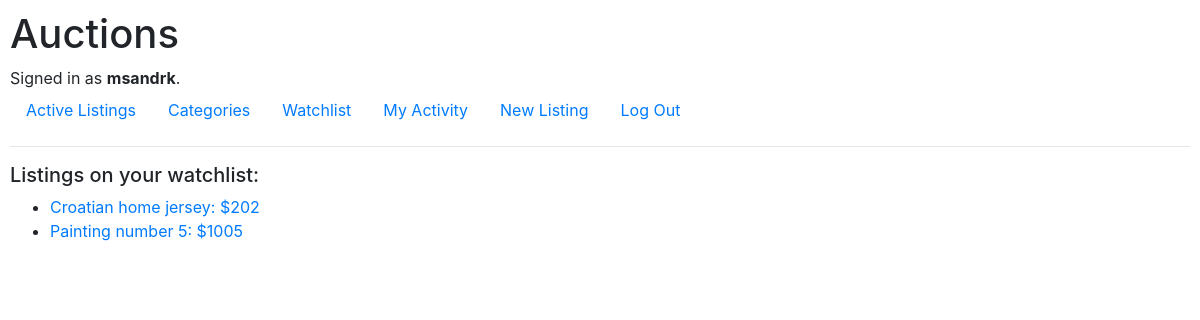
/watchlist/ (signed in), run on the app's committed database.
### auctions/models.py (models this page shows, shortened)
class User(AbstractUser):
    watchlist = models.ManyToManyField('Listing', blank=True, related_name='watchlist_users')

class Listing(models.Model):
    LISTING_CATEGORIES = [
        ('FSHN', 'Fashion'),
        ('TYS', 'Toys'),
        ('ELCTRNCS', 'Electronics'),
        ('HM', 'Home'),
        ('SPRTS', 'Sports'),
        ('OTHR', 'Other')
    ]
    title = models.CharField(max_length=64)
    description = models.TextField()
    image_url = models.URLField(blank=True)
    category = models.CharField(max_length=64, choices=LISTING_CATEGORIES, default='OTHR')
    owner = models.ForeignKey(User, on_delete=models.CASCADE, related_name="user_listings")
    starting_price = models.PositiveIntegerField()
    created = models.DateTimeField(auto_now_add=True)
    is_active = models.BooleanField(default=True)
    def __str__(self):
        price = self.starting_price if not self.bids.exists() else self.bids.first().amount
        return f"{self.title}: ${price}"

class Bid(models.Model):
    bidder = models.ForeignKey(User, on_delete=models.CASCADE, related_name='user_bids')
    amount = models.PositiveIntegerField()
    listing = models.ForeignKey(Listing, on_delete=models.CASCADE, related_name='bids')
    created = models.DateTimeField(auto_now_add=True)
    class Meta:
        ordering = ['-amount']

### auctions/views.py (the view)
# urls.py: path("watchlist/", views.watchlist, name="watchlist"),
@login_required
@require_http_methods(["GET"])
def watchlist(request: HttpRequest) -> HttpResponse:
    return render(request, 'auctions/watchlist.html', {
        'listings': request.user.watchlist.all()
    })

### auctions/templates/auctions/watchlist.html (shortened to what this page needs)
{% extends 'auctions/layout.html' %}
{% block body %}
<h5>Listings on your watchlist:</h5>
<ul>
    {% for l in listings %}
    <li>
        <a href="{% url 'listing' l.id %}">{{ l }}</a>
    </li>
    {% empty %}
        <li>There are currently no listings on your watchlist</li>
    {% endfor %}
</ul>
{% endblock %}

### auctions/templates/auctions/layout.html (shortened to what this page needs)
{% load static %}
<!DOCTYPE html>
<html lang="en">
    <head>
        <link rel="stylesheet" href="https://stackpath.bootstrapcdn.com/bootstrap/4.4.1/css/bootstrap.min.css">
        <link href="{% static 'auctions/styles.css' %}" rel="stylesheet">
    </head>
    <body>
        <h1>Auctions</h1>
        <div>
            {% if user.is_authenticated %}
                Signed in as <strong>{{ user.username }}</strong>.
            {% else %}
                Not signed in.
            {% endif %}
        </div>
        <ul class="nav">
            <li class="nav-item">
                <a class="nav-link" href="{% url 'index' %}">Active Listings</a>
            </li>
            <li calss="nav-item">
                <a class="nav-link" href="{% url 'categories' %}">Categories</a>
            </li>
            {% if user.is_authenticated %}
                <li class="nav-item">
                    <a class="nav-link" href="{% url 'watchlist' %}">Watchlist</a>
                </li>
                <li class="nav-item">
                    <a class="nav-link" href="{% url 'activity' %}">My Activity</a>
                </li>
                <li class="nav-item">
                    <a class="nav-link" href="{% url 'new_listing' %}">New Listing</a>
                </li>
                <li class="nav-item">
                    <a class="nav-link" href="{% url 'logout' %}">Log Out</a>
                </li>
            {% endif %}
        </ul>
        <hr>
        {% block body %}
        {% endblock %}
    </body>
</html>

### auctions/static/auctions/styles.css (style rules this page uses)
body { padding: 10px; }

### data on the page
User: username "msandrk"
Listing: id+title "Croatian home jersey: $202"
Listing: id+title "Painting number 5: $1005"
